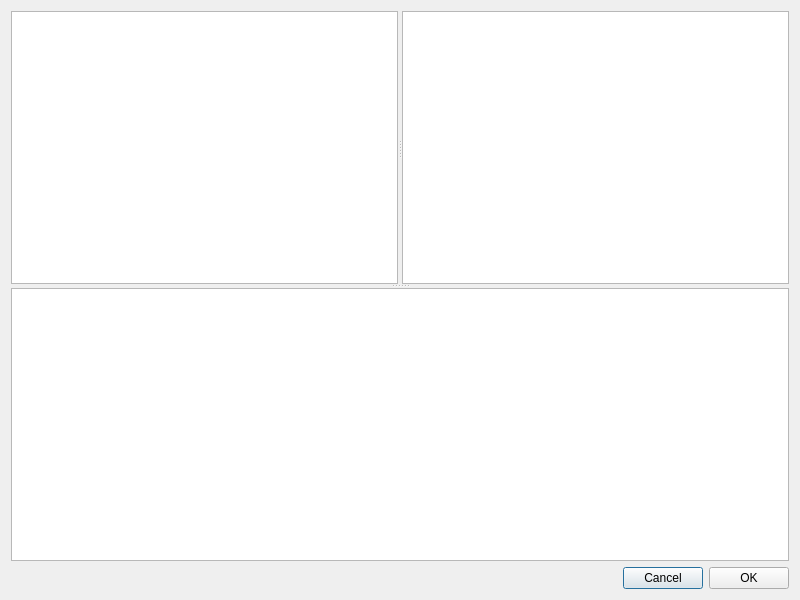
<?xml version="1.0" encoding="UTF-8"?>
<ui version="4.0">
 <class>Dialog</class>
 <widget class="QDialog" name="Dialog">
  <property name="geometry">
   <rect>
    <x>0</x>
    <y>0</y>
    <width>800</width>
    <height>600</height>
   </rect>
  </property>
  <property name="windowTitle">
   <string>Dialog</string>
  </property>
  <layout class="QVBoxLayout" name="verticalLayout">
   <item>
    <widget class="QSplitter" name="splitterVertical">
     <property name="minimumSize">
      <size>
       <width>7</width>
       <height>0</height>
      </size>
     </property>
     <property name="orientation">
      <enum>Qt::Vertical</enum>
     </property>
     <widget class="QSplitter" name="splitterHorizontal">
      <property name="enabled">
       <bool>true</bool>
      </property>
      <property name="minimumSize">
       <size>
        <width>100</width>
        <height>0</height>
       </size>
      </property>
      <property name="orientation">
       <enum>Qt::Horizontal</enum>
      </property>
      <widget class="QPlainTextEdit" name="plainTextEditLeft">
       <property name="minimumSize">
        <size>
         <width>100</width>
         <height>0</height>
        </size>
       </property>
      </widget>
      <widget class="QPlainTextEdit" name="plainTextEditRight"/>
     </widget>
     <widget class="QPlainTextEdit" name="plainTextEdit_3"/>
    </widget>
   </item>
   <item>
    <layout class="QHBoxLayout" name="splitterVertical_2">
     <item>
      <spacer name="horizontalSpacer">
       <property name="orientation">
        <enum>Qt::Horizontal</enum>
       </property>
       <property name="sizeHint" stdset="0">
        <size>
         <width>40</width>
         <height>20</height>
        </size>
       </property>
      </spacer>
     </item>
     <item>
      <widget class="QPushButton" name="btnCancel">
       <property name="text">
        <string>Cancel</string>
       </property>
      </widget>
     </item>
     <item>
      <widget class="QPushButton" name="btnAccept">
       <property name="text">
        <string>OK</string>
       </property>
      </widget>
     </item>
    </layout>
   </item>
  </layout>
 </widget>
 <resources/>
 <connections/>
</ui>
